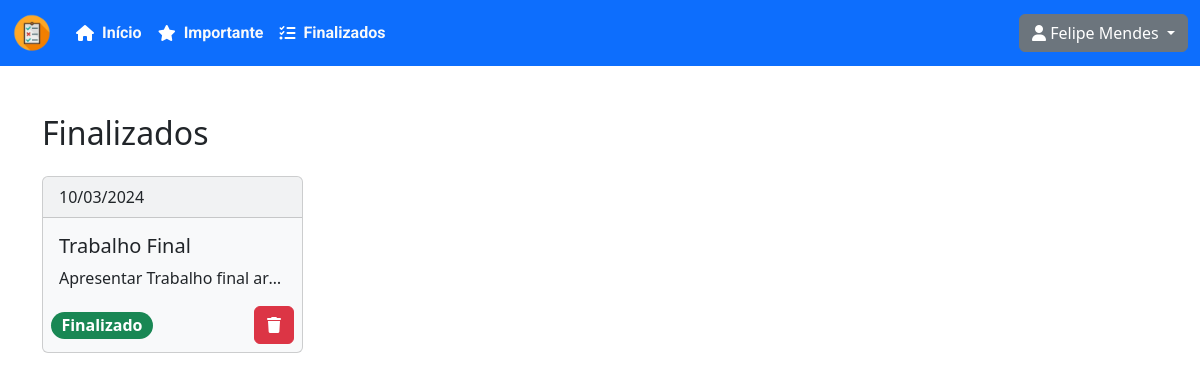
Before: /dashboard/finalizados (signed in) with the older database file.
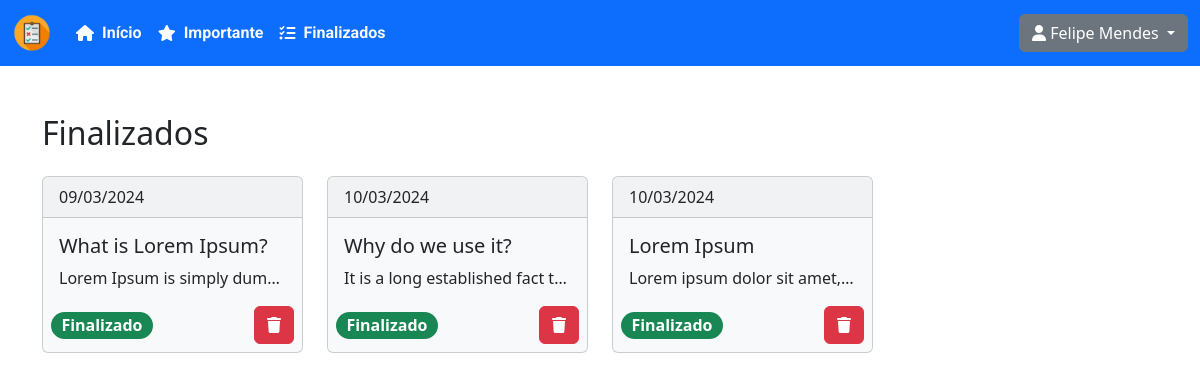
After: the same page with the newer database file.
### app/models.py (models this page shows)
class Tasks(db.Model):
    task_id = db.Column(db.Integer, primary_key=True)
    title = db.Column(db.String(100))
    description = db.Column(db.String(200))
    done = db.Column(db.Boolean)
    important = db.Column(db.Boolean)
    created_at = db.Column(db.DateTime, default=datetime.utcnow)
    updated_at = db.Column(db.DateTime, default=datetime.utcnow)
    user_id = db.Column(db.Integer, db.ForeignKey('user.id'), nullable=False)

### app/routes.py (the view)
@app.route('/dashboard/finalizados')
@login_required
def finalizado():
    task_list = Tasks.query.filter_by(user_id=current_user.id, done=True).all()
    return render_template('finished.html', user=current_user, task_list=task_list)

### app/routes.py (called while the page is built)
@login_manager.user_loader
def load_user(user_id):
    return User.query.get(int(user_id))

### app/templates/finished.html (shortened to what this page needs)
<!DOCTYPE html>
<html lang="en">
<head>
    <link href="https://cdn.jsdelivr.net/npm/bootstrap@5.3.2/dist/css/bootstrap.min.css" rel="stylesheet">
    <link rel="stylesheet" type="text/css" href="static/style.css" media="screen" />
</head>
<body>
  {% include 'navbar.html' %}
  <div class="container">
      <div id="first" >
        <br><br>
        <div class="d-flex justify-content-between mb-3">
          <h2>Finalizados</h2>
        </div>
        <div class="row">
          {% for task in task_list %}
            <div class="col-md-3 col-sm-2 col-12">
              <div class="card text-dark bg-light mb-3" style="max-width: 300px;">
                <div class="card-header">{{ task.created_at.strftime('%d/%m/%Y') }}</div>
                <div class="cursor-pointer" data-bs-toggle="modal" data-bs-target="#modal{{ task.task_id }}">
                  <div class="card-body">
                    <h5 class="card-title">{{ task.title }}</h5>
                    <p class="card-text text-truncate">{{ task.description }}</p>
                  </div>
                </div>
                <div class="d-flex justify-content-between align-items-center mx-2 mb-2">
                  <div>
                    {% if task.done == False %}
                    <span class="badge rounded-pill bg-danger fs-6">Incompleto</span>
                    {% else %}
                    <span class="badge rounded-pill bg-success fs-6">Finalizado</span>
                    {% endif %}
                  </div>
                  <div>
                    <a href="/dashboard/delete/{{ task.task_id }}" class="btn btn-danger" type="button"><i class="fa-solid fa-trash" style="color: #ffffff;"></i></a>
                  </div>
                </div>
              </div>
            </div>
          {% endfor %}
        </div>
      </div>
  </div>
</body>
</html>

Changed rows visible on the page:
no longer on this page (row edited): Tasks: created_at "10/03/2024", title "Trabalho Final", description "Apresentar Trabalho final ar…", done "Finalizado"
now on this page (row edited): Tasks: created_at "09/03/2024", title "What is Lorem Ipsum?", description "Lorem Ipsum is simply dum…", done "Finalizado"
now on this page (row edited): Tasks: created_at "10/03/2024", title "Why do we use it?", description "It is a long established fact t…", done "Finalizado"
now on this page (row edited): Tasks: created_at "10/03/2024", title "Lorem Ipsum", description "Lorem ipsum dolor sit amet,…", done "Finalizado"
